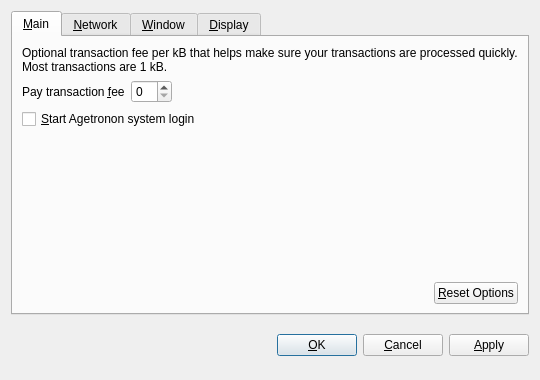
<?xml version="1.0" encoding="UTF-8"?>
<ui version="4.0">
 <class>OptionsDialog</class>
 <widget class="QDialog" name="OptionsDialog">
  <property name="geometry">
   <rect>
    <x>0</x>
    <y>0</y>
    <width>540</width>
    <height>380</height>
   </rect>
  </property>
  <property name="windowTitle">
   <string>Options</string>
  </property>
  <property name="modal">
   <bool>true</bool>
  </property>
  <layout class="QVBoxLayout" name="verticalLayout">
   <item>
    <widget class="QTabWidget" name="tabWidget">
     <property name="tabPosition">
      <enum>QTabWidget::North</enum>
     </property>
     <property name="currentIndex">
      <number>0</number>
     </property>
     <widget class="QWidget" name="tabMain">
      <attribute name="title">
       <string>&amp;Main</string>
      </attribute>
      <layout class="QVBoxLayout" name="verticalLayout_Main">
       <item>
        <widget class="QLabel" name="transactionFeeInfoLabel">
         <property name="text">
          <string>Optional transaction fee per kB that helps make sure your transactions are processed quickly. Most transactions are 1 kB.</string>
         </property>
         <property name="textFormat">
          <enum>Qt::PlainText</enum>
         </property>
         <property name="wordWrap">
          <bool>true</bool>
         </property>
        </widget>
       </item>
       <item>
        <layout class="QHBoxLayout" name="horizontalLayout_1_Main">
         <item>
          <widget class="QLabel" name="transactionFeeLabel">
           <property name="text">
            <string>Pay transaction &amp;fee</string>
           </property>
           <property name="textFormat">
            <enum>Qt::PlainText</enum>
           </property>
           <property name="buddy">
            <cstring>transactionFee</cstring>
           </property>
          </widget>
         </item>
         <item>
          <widget class="BitcoinAmountField" name="transactionFee"/>
         </item>
         <item>
          <spacer name="horizontalSpacer_1_Main">
           <property name="orientation">
            <enum>Qt::Horizontal</enum>
           </property>
           <property name="sizeHint" stdset="0">
            <size>
             <width>40</width>
             <height>20</height>
            </size>
           </property>
          </spacer>
         </item>
        </layout>
       </item>
       <item>
        <widget class="QCheckBox" name="bitcoinAtStartup">
         <property name="toolTip">
          <string>Automatically start Agetronafter logging in to the system.</string>
         </property>
         <property name="text">
          <string>&amp;Start Agetronon system login</string>
         </property>
        </widget>
       </item>
       <item>
        <spacer name="verticalSpacer_Main">
         <property name="orientation">
          <enum>Qt::Vertical</enum>
         </property>
         <property name="sizeHint" stdset="0">
          <size>
           <width>20</width>
           <height>40</height>
          </size>
         </property>
        </spacer>
       </item>
       <item>
        <layout class="QHBoxLayout" name="horizontalLayout_2_Main">
         <item>
          <spacer name="horizontalSpacer_2_Main">
           <property name="orientation">
            <enum>Qt::Horizontal</enum>
           </property>
           <property name="sizeHint" stdset="0">
            <size>
             <width>40</width>
             <height>20</height>
            </size>
           </property>
          </spacer>
         </item>
         <item>
          <widget class="QPushButton" name="resetButton">
           <property name="toolTip">
            <string>Reset all client options to default.</string>
           </property>
           <property name="text">
            <string>&amp;Reset Options</string>
           </property>
           <property name="autoDefault">
            <bool>false</bool>
           </property>
          </widget>
         </item>
        </layout>
       </item>
      </layout>
     </widget>
     <widget class="QWidget" name="tabNetwork">
      <attribute name="title">
       <string>&amp;Network</string>
      </attribute>
      <layout class="QVBoxLayout" name="verticalLayout_Network">
       <item>
        <widget class="QCheckBox" name="mapPortUpnp">
         <property name="toolTip">
          <string>Automatically open the Bitcoin client port on the router. This only works when your router supports UPnP and it is enabled.</string>
         </property>
         <property name="text">
          <string>Map port using &amp;UPnP</string>
         </property>
        </widget>
       </item>
       <item>
        <widget class="QCheckBox" name="connectSocks">
         <property name="toolTip">
          <string>Connect to the Bitcoin network through a SOCKS proxy (e.g. when connecting through Tor).</string>
         </property>
         <property name="text">
          <string>&amp;Connect through SOCKS proxy:</string>
         </property>
        </widget>
       </item>
       <item>
        <layout class="QHBoxLayout" name="horizontalLayout_Network">
         <item>
          <widget class="QLabel" name="proxyIpLabel">
           <property name="text">
            <string>Proxy &amp;IP:</string>
           </property>
           <property name="textFormat">
            <enum>Qt::PlainText</enum>
           </property>
           <property name="buddy">
            <cstring>proxyIp</cstring>
           </property>
          </widget>
         </item>
         <item>
          <widget class="QValidatedLineEdit" name="proxyIp">
           <property name="maximumSize">
            <size>
             <width>140</width>
             <height>16777215</height>
            </size>
           </property>
           <property name="toolTip">
            <string>IP address of the proxy (e.g. 127.0.0.1)</string>
           </property>
          </widget>
         </item>
         <item>
          <widget class="QLabel" name="proxyPortLabel">
           <property name="text">
            <string>&amp;Port:</string>
           </property>
           <property name="textFormat">
            <enum>Qt::PlainText</enum>
           </property>
           <property name="buddy">
            <cstring>proxyPort</cstring>
           </property>
          </widget>
         </item>
         <item>
          <widget class="QLineEdit" name="proxyPort">
           <property name="maximumSize">
            <size>
             <width>55</width>
             <height>16777215</height>
            </size>
           </property>
           <property name="toolTip">
            <string>Port of the proxy (e.g. 9050)</string>
           </property>
          </widget>
         </item>
         <item>
          <widget class="QLabel" name="socksVersionLabel">
           <property name="text">
            <string>SOCKS &amp;Version:</string>
           </property>
           <property name="textFormat">
            <enum>Qt::PlainText</enum>
           </property>
           <property name="buddy">
            <cstring>socksVersion</cstring>
           </property>
          </widget>
         </item>
         <item>
          <widget class="QValueComboBox" name="socksVersion">
           <property name="toolTip">
            <string>SOCKS version of the proxy (e.g. 5)</string>
           </property>
          </widget>
         </item>
         <item>
          <spacer name="horizontalSpacer_Network">
           <property name="orientation">
            <enum>Qt::Horizontal</enum>
           </property>
           <property name="sizeHint" stdset="0">
            <size>
             <width>40</width>
             <height>20</height>
            </size>
           </property>
          </spacer>
         </item>
        </layout>
       </item>
       <item>
        <spacer name="verticalSpacer_Network">
         <property name="orientation">
          <enum>Qt::Vertical</enum>
         </property>
         <property name="sizeHint" stdset="0">
          <size>
           <width>20</width>
           <height>40</height>
          </size>
         </property>
        </spacer>
       </item>
      </layout>
     </widget>
     <widget class="QWidget" name="tabWindow">
      <attribute name="title">
       <string>&amp;Window</string>
      </attribute>
      <layout class="QVBoxLayout" name="verticalLayout_Window">
       <item>
        <widget class="QCheckBox" name="minimizeToTray">
         <property name="toolTip">
          <string>Show only a tray icon after minimizing the window.</string>
         </property>
         <property name="text">
          <string>&amp;Minimize to the tray instead of the taskbar</string>
         </property>
        </widget>
       </item>
       <item>
        <widget class="QCheckBox" name="minimizeOnClose">
         <property name="toolTip">
          <string>Minimize instead of exit the application when the window is closed. When this option is enabled, the application will be closed only after selecting Quit in the menu.</string>
         </property>
         <property name="text">
          <string>M&amp;inimize on close</string>
         </property>
        </widget>
       </item>
       <item>
        <spacer name="verticalSpacer_Window">
         <property name="orientation">
          <enum>Qt::Vertical</enum>
         </property>
         <property name="sizeHint" stdset="0">
          <size>
           <width>20</width>
           <height>40</height>
          </size>
         </property>
        </spacer>
       </item>
      </layout>
     </widget>
     <widget class="QWidget" name="tabDisplay">
      <attribute name="title">
       <string>&amp;Display</string>
      </attribute>
      <layout class="QVBoxLayout" name="verticalLayout_Display">
       <item>
        <layout class="QHBoxLayout" name="horizontalLayout_1_Display">
         <item>
          <widget class="QLabel" name="langLabel">
           <property name="text">
            <string>User Interface &amp;language:</string>
           </property>
           <property name="textFormat">
            <enum>Qt::PlainText</enum>
           </property>
           <property name="buddy">
            <cstring>lang</cstring>
           </property>
          </widget>
         </item>
         <item>
          <widget class="QValueComboBox" name="lang">
           <property name="toolTip">
            <string>The user interface language can be set here. This setting will take effect after restarting Bitcoin.</string>
           </property>
          </widget>
         </item>
        </layout>
       </item>
       <item>
        <layout class="QHBoxLayout" name="horizontalLayout_2_Display">
         <item>
          <widget class="QLabel" name="unitLabel">
           <property name="text">
            <string>&amp;Unit to show amounts in:</string>
           </property>
           <property name="textFormat">
            <enum>Qt::PlainText</enum>
           </property>
           <property name="buddy">
            <cstring>unit</cstring>
           </property>
          </widget>
         </item>
         <item>
          <widget class="QValueComboBox" name="unit">
           <property name="toolTip">
            <string>Choose the default subdivision unit to show in the interface and when sending coins.</string>
           </property>
          </widget>
         </item>
        </layout>
       </item>
       <item>
        <widget class="QCheckBox" name="displayAddresses">
         <property name="toolTip">
          <string>Whether to show Bitcoin addresses in the transaction list or not.</string>
         </property>
         <property name="text">
          <string>&amp;Display addresses in transaction list</string>
         </property>
        </widget>
       </item>
       <item>
        <spacer name="verticalSpacer_Display">
         <property name="orientation">
          <enum>Qt::Vertical</enum>
         </property>
         <property name="sizeHint" stdset="0">
          <size>
           <width>20</width>
           <height>40</height>
          </size>
         </property>
        </spacer>
       </item>
      </layout>
     </widget>
    </widget>
   </item>
   <item>
    <layout class="QHBoxLayout" name="horizontalLayout_Buttons">
     <item>
      <spacer name="horizontalSpacer_1">
       <property name="orientation">
        <enum>Qt::Horizontal</enum>
       </property>
       <property name="sizeHint" stdset="0">
        <size>
         <width>40</width>
         <height>48</height>
        </size>
       </property>
      </spacer>
     </item>
     <item>
      <widget class="QLabel" name="statusLabel">
       <property name="font">
        <font>
         <weight>75</weight>
         <bold>true</bold>
        </font>
       </property>
       <property name="text">
        <string/>
       </property>
       <property name="textFormat">
        <enum>Qt::PlainText</enum>
       </property>
       <property name="wordWrap">
        <bool>true</bool>
       </property>
      </widget>
     </item>
     <item>
      <spacer name="horizontalSpacer_2">
       <property name="orientation">
        <enum>Qt::Horizontal</enum>
       </property>
       <property name="sizeHint" stdset="0">
        <size>
         <width>40</width>
         <height>48</height>
        </size>
       </property>
      </spacer>
     </item>
     <item>
      <widget class="QPushButton" name="okButton">
       <property name="text">
        <string>&amp;OK</string>
       </property>
      </widget>
     </item>
     <item>
      <widget class="QPushButton" name="cancelButton">
       <property name="text">
        <string>&amp;Cancel</string>
       </property>
       <property name="autoDefault">
        <bool>false</bool>
       </property>
      </widget>
     </item>
     <item>
      <widget class="QPushButton" name="applyButton">
       <property name="text">
        <string>&amp;Apply</string>
       </property>
       <property name="autoDefault">
        <bool>false</bool>
       </property>
      </widget>
     </item>
    </layout>
   </item>
  </layout>
 </widget>
 <customwidgets>
  <customwidget>
   <class>BitcoinAmountField</class>
   <extends>QSpinBox</extends>
   <header>bitcoinamountfield.h</header>
  </customwidget>
  <customwidget>
   <class>QValueComboBox</class>
   <extends>QComboBox</extends>
   <header>qvaluecombobox.h</header>
  </customwidget>
  <customwidget>
   <class>QValidatedLineEdit</class>
   <extends>QLineEdit</extends>
   <header>qvalidatedlineedit.h</header>
  </customwidget>
 </customwidgets>
 <resources/>
 <connections/>
</ui>
